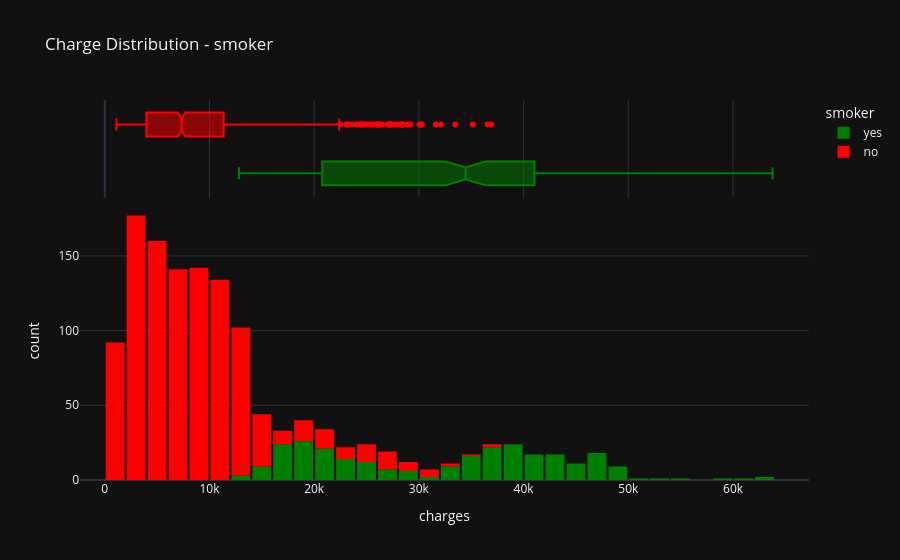

The notebook cell this image was saved under:
### Code cell
fig = px.histogram(
    df,
    x='charges',
    color="smoker",
    marginal='box',
    color_discrete_sequence=["green", "red"],
    title="Charge Distribution - smoker",
)

fig.update_layout(bargap=0.1)
fig.show()

### Figure 1 — Plotly figure (JSON) as saved in the notebook; plotly's stock layout.template omitted (floating-point values rounded to 4 significant figures; data arrays with more than 128 entries replaced by an {"elided": "..."} marker saying what was removed)
{"data": [{"bingroup": "x", "hovertemplate": "smoker=yes<br>charges=%{x}<br>count=%{y}<extra></extra>", "legendgroup": "yes", "marker": {"color": "green", "pattern": {"shape": ""}}, "name": "yes", "orientation": "v", "showlegend": true, "x": {"elided": "274 float values"}, "xaxis": "x", "yaxis": "y", "type": "histogram"}, {"hovertemplate": "smoker=yes<br>charges=%{x}<extra></extra>", "legendgroup": "yes", "marker": {"color": "green"}, "name": "yes", "notched": true, "showlegend": false, "x": {"elided": "274 float values"}, "xaxis": "x2", "yaxis": "y2", "type": "box"}, {"bingroup": "x", "hovertemplate": "smoker=no<br>charges=%{x}<br>count=%{y}<extra></extra>", "legendgroup": "no", "marker": {"color": "red", "pattern": {"shape": ""}}, "name": "no", "orientation": "v", "showlegend": true, "x": {"elided": "1064 float values"}, "xaxis": "x", "yaxis": "y", "type": "histogram"}, {"hovertemplate": "smoker=no<br>charges=%{x}<extra></extra>", "legendgroup": "no", "marker": {"color": "red"}, "name": "no", "notched": true, "showlegend": false, "x": {"elided": "1064 float values"}, "xaxis": "x2", "yaxis": "y2", "type": "box"}], "layout": {"xaxis": {"anchor": "y", "domain": [0.0, 1.0], "title": {"text": "charges"}}, "yaxis": {"anchor": "x", "domain": [0.0, 0.7326], "title": {"text": "count"}}, "xaxis2": {"anchor": "y2", "domain": [0.0, 1.0], "matches": "x", "showticklabels": false, "showgrid": true}, "yaxis2": {"anchor": "x2", "domain": [0.7426, 1.0], "matches": "y2", "showticklabels": false, "showline": false, "ticks": "", "showgrid": false}, "legend": {"title": {"text": "smoker"}, "tracegroupgap": 0}, "title": {"text": "Charge Distribution - smoker"}, "barmode": "relative", "bargap": 0.1}}
